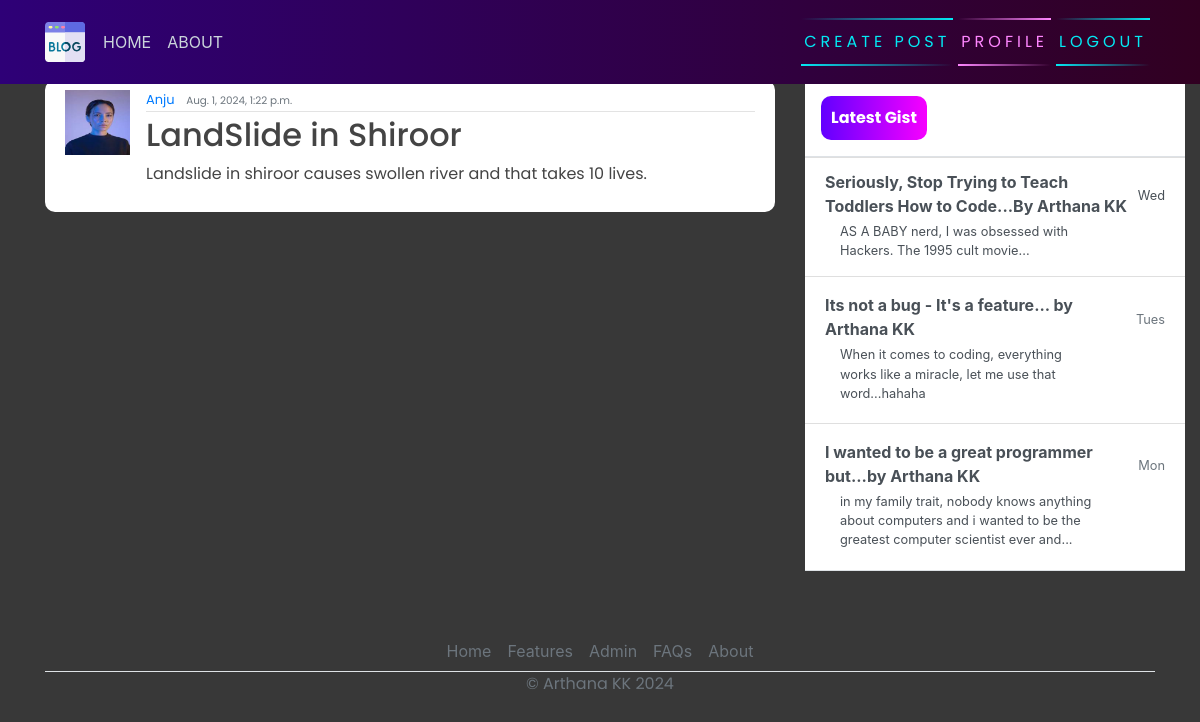
/post/4 (signed in), run on the app's committed database.
### blogapp/models.py (models this page shows, shortened)
class Post(models.Model):
    title = models.CharField(max_length=200)
    content = models.TextField()
    date_posted = models.DateTimeField(default=timezone.now)
    author = models.ForeignKey(User,on_delete=models.CASCADE)

### user/models.py (models this page shows, shortened)
class Profile(models.Model):
    user = models.OneToOneField(User,on_delete=models.CASCADE)
    img = models.ImageField(default='default.png', upload_to="blog-pics")

### blogapp/views.py (the view)
# urls.py: path('post/<int:pk>',PostDetailView.as_view(),name='blog-detail'),
class PostDetailView(LoginRequiredMixin, DetailView):
    model = Post
    template_name = 'post-detail.html'
    context_object_name = 'post'

### templates/post-detail.html (shortened to what this page needs)
{% extends 'base.html' %}
{% block content %}
        <article class="media content-section">
            <img class="rounded-cirlce article-img" src="{{ object.author.profile.img.url }}" alt="">
            <div class="media-body">
              <div class="article-metadata">
                <a class="mr-2" href="#">{{ object.author }}</a>
                <small class="text-muted">{{ object.date_posted }}</small>
              </div>
              <h2><a class="article-title" href="#">{{ object.title }}</a></h2>
              <p class="article-content">{{ object.content }}</p>
            </div>
            <br>
          </article>
{% endblock content %}

### static/css/style.css (style rules this page uses)
body { background-color: rgb(56, 56, 56); margin-top: 5rem; background-size: contain; background-repeat: no-repeat; }
h1, h2, h3, h4, h5, h6, p { color: #444444; font-family: 'Poppins', sans-serif; }
.content-section { background: #ffffff; padding: 10px 20px; border-radius: 10px; margin-bottom: 20px; }
.article-title { color: #444444; }
.article-content { white-space: pre-line; }
.article-img { height: 65px; width: 65px; margin-right: 16px; }
.article-metadata { font-family: 'Poppins', sans-serif; padding-bottom: 1px; margin-bottom: 4px; font-size: 13px; border-bottom: 1px solid #e3e3e3 }

### data on the page
Post: author.profile.img (picture), author "Anju", date_posted "Aug. 1, 2024, 1:22 p.m.", title "LandSlide in Shiroor", content "Landslide in shiroor causes swollen river and that takes 10 lives."
